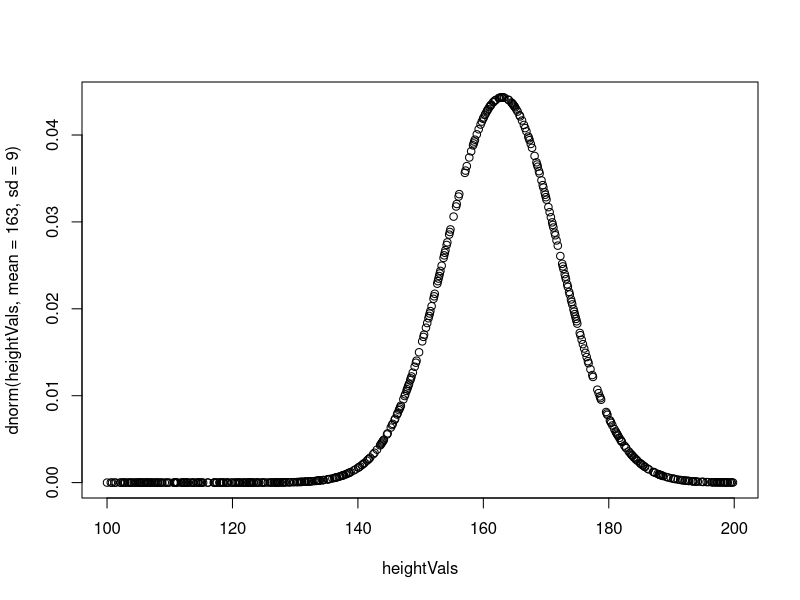
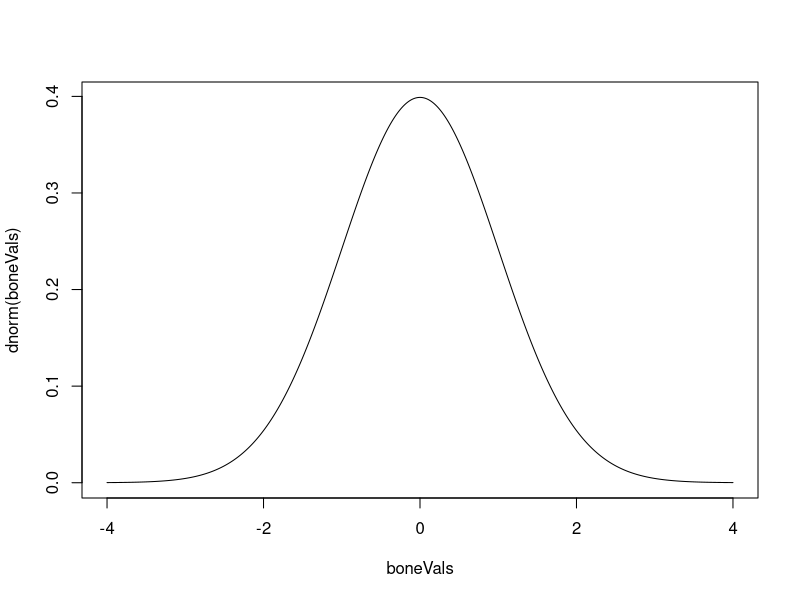
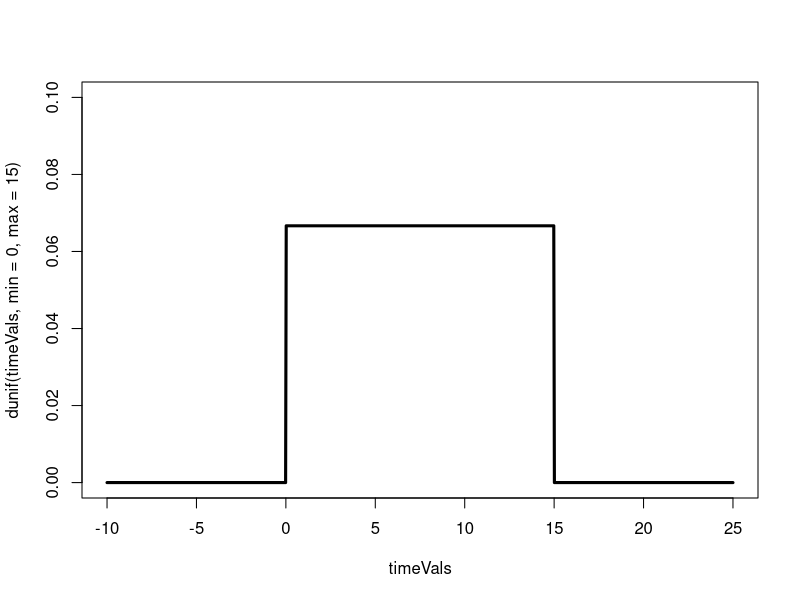
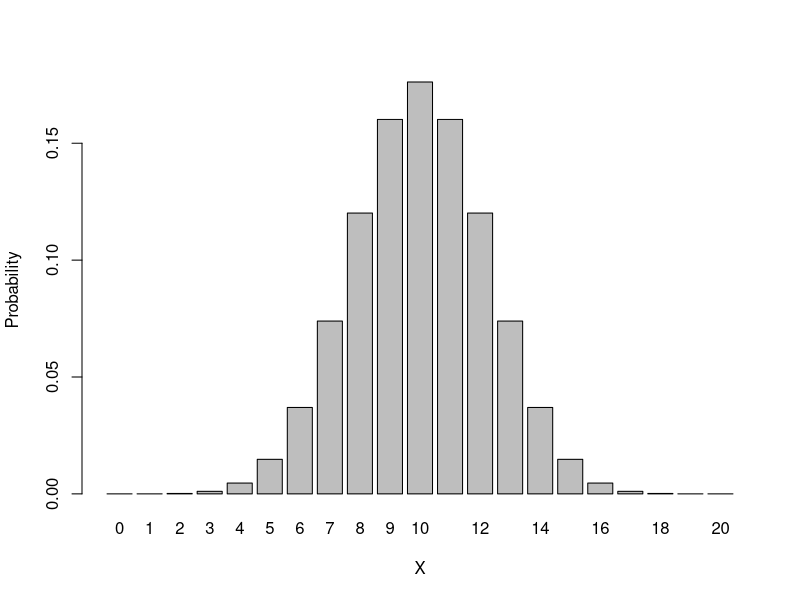
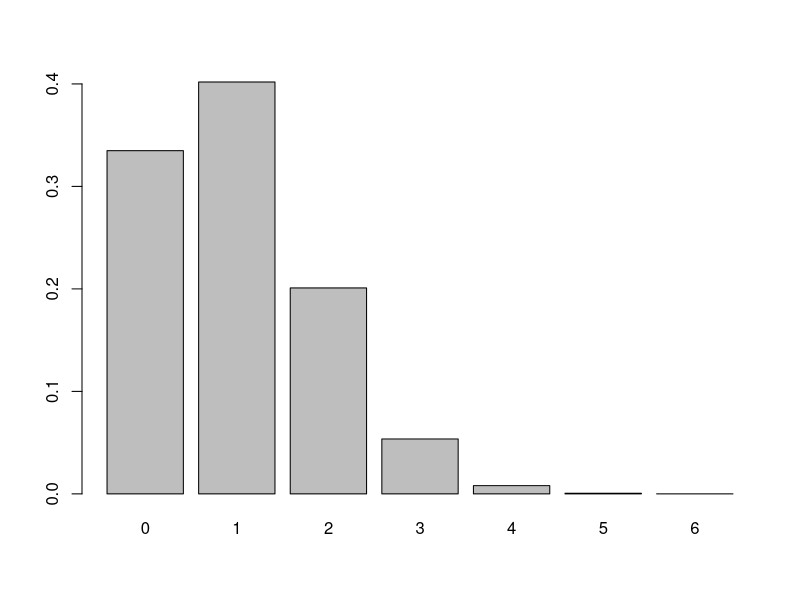
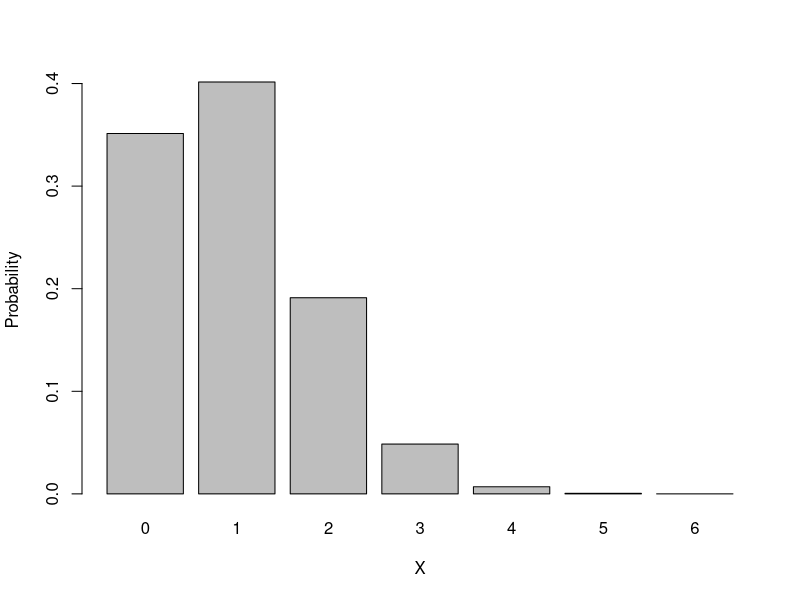

Write R code to recreate these figures, in order.
install.packages("gtools")
library(gtools)

#Question 1
#Generate values between 100 and 200cm - randomly sample 500 of them
vals <-rnorm(500,163,9)
print(vals)
heightVals <- sample(seq(from=100,to=200,length.out=1000),500)
plot(heightVals,dnorm(heightVals,mean=163,sd=9))

#Generate values for bone mineral density
#This gets 1000 values at increments from -4.0 to 4.0
boneVals <-seq(from=-4,to=4,length.out=1000)
#No mean/sd parameters needed for standard normal distribution
plot(boneVals,dnorm(boneVals),type="l") 
                    
#Bus waiting times - generate some data from -10 to 25
timeVals <-seq(from=-10,to=25,length.out=1000)
print(timeVals)
#Plot a uniform distribution where everything from 0-15 has the same probability
plot(timeVals,dunif(timeVals,min=0,max=15),lwd=3,ylim=c(0,.1),type="l")

#Coin toss values using a binomial distribution
barplot(height=dbinom(0:20,size=20,p=0.5),names.arg=0:20, xlab="X",ylab="Probability")

#Find probability that the standard normal distribution is >-1.00
#(pnorm calculates probability that the variable is LESS than the given value)
goodDensity <- 1- pnorm(-1.00)
print(sprintf("Probability of good bone density is %f",goodDensity))

#Find probability of osteopenia (between two values)
upperLimit <- pnorm(-1.00)
lowerLimit <- pnorm(-2.50)
print(sprintf("Probability of osteopenia is %f",upperLimit-lowerLimit))

#Find probability of osteoporosis (< -2.50)
print(sprintf("Probability of osteoporosis is %f",lowerLimit))

#95th percentile
ninetyFifth <- qnorm(0.95)
print(sprintf("95th percentile is %f",ninetyFifth))

#Value that 80% is over (i.e., 20th percentile_
twentieth <- qnorm(0.2)
print(sprintf("4/5ths of people have bone density higher than %f",twentieth))

#Question 3
#a) Returns the number of threes in a vector
getThrees <- function(n){
  length(n[n == 3])
}

#Permutations here gets all the ways in which we can arrange 6 different
#values (i.e., dice rolls) that have 6 possible values. We say repeats are allowed
#can come up more than once, or never at all.
combos <-permutations(6,6,repeats.allowed=TRUE)
threes <- apply(combos,1,getThrees)
print(threes)
print(sprintf("Mean number of threes is %f",mean(threes)))
print(sprintf("Max is %f",max(threes)))
print(sprintf("Variance is %f",sd(threes)^2))
print(sprintf("SD is %f",sd(threes)))

#Dice roll value probability plot
table <- table(threes) #frequency table
prob_table <- table / sum(table) #probability table
barplot(prob_table)

#Binomial distribution - can just use this line instead!
barplot(height=dbinom(0:6,size=6,p=0.16),names.arg=0:6, xlab="X",ylab="Probability")
